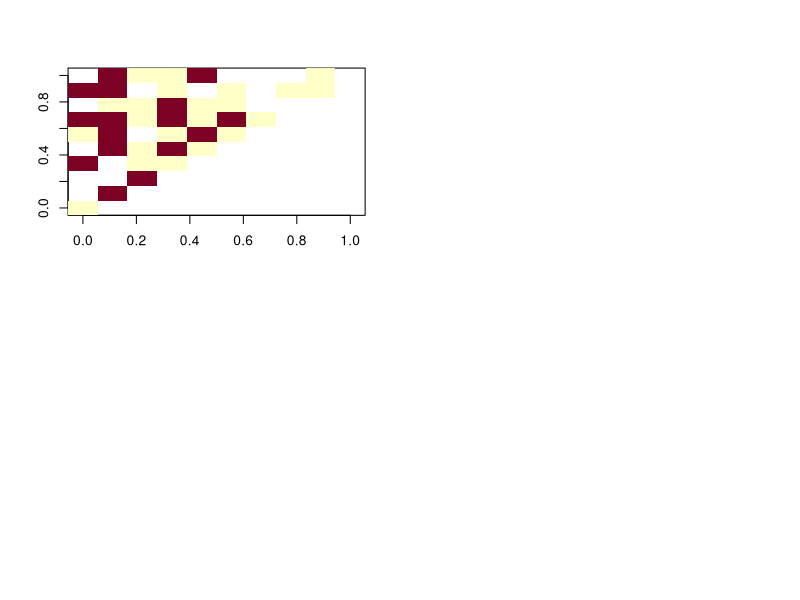

The R source for this figure: (Note: this script raises an error after producing the figure.)
###########################################################################
#' A script to demonstrate igraph's treatment of NAs In plots of graphs
#' generated using graph_from_adjacency_matrix with weighted = TRUE vertices
#' whose edge weights are NA are connected. Using graph_from_adjacency_matrix
#' with weighted = NULL (default) vertices whose edge weights are NA are
#' unconnected.
###########################################################################
A <- array(sample(0:2, 100, replace = T), dim = c(10,10))
A[lower.tri(A)] <- NA
A[A == 2] <- NA
par(mfrow = c(2,2))

image(A)

image(as.matrix(as_adjacency_matrix(type = "upper", 
  graph = graph_from_adjacency_matrix(A, 
                                      mode='upper', 
                                      diag=F, 
                                      weighted = T))))

image(as.matrix(as_adjacency_matrix(type = "upper", 
  graph = graph_from_adjacency_matrix(A, 
                                      mode='upper', 
                                      diag=F))))
